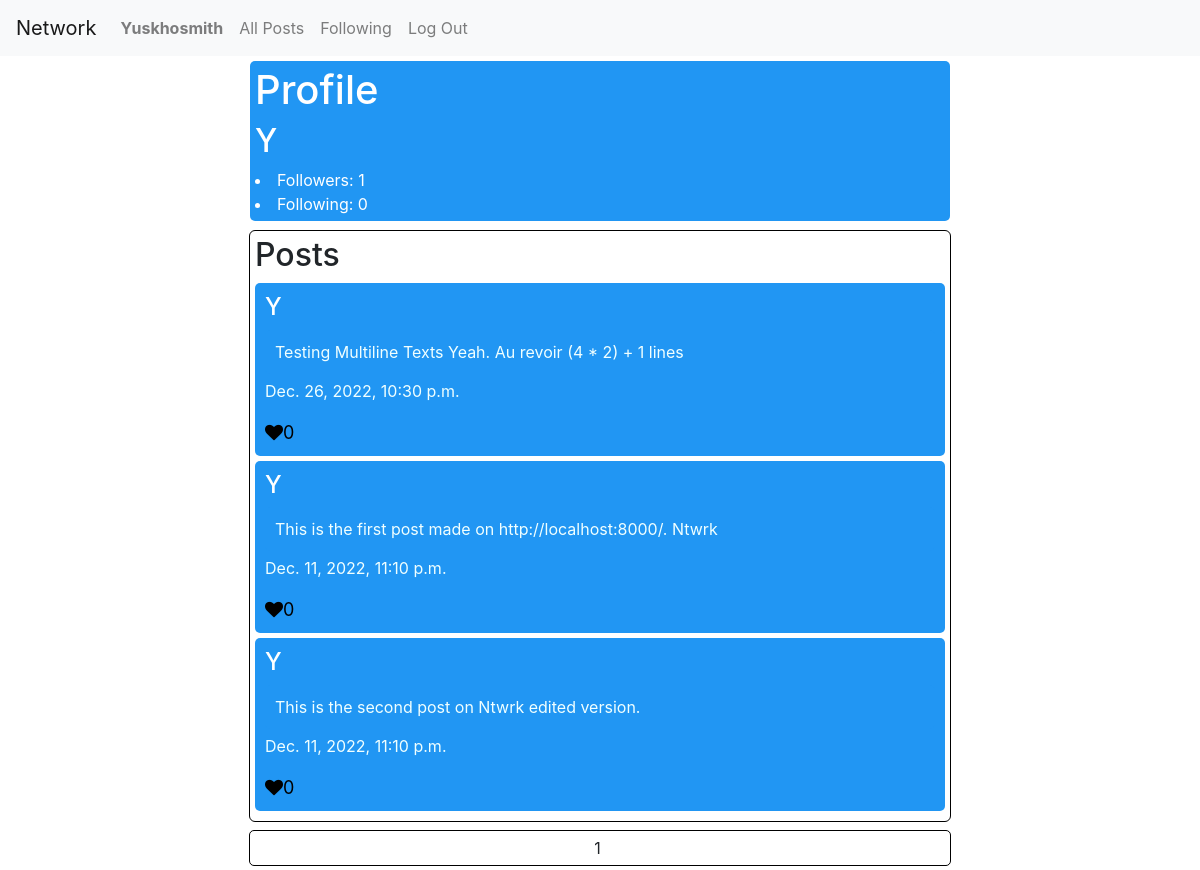
The app's page /profile/Y (signed in), older data.
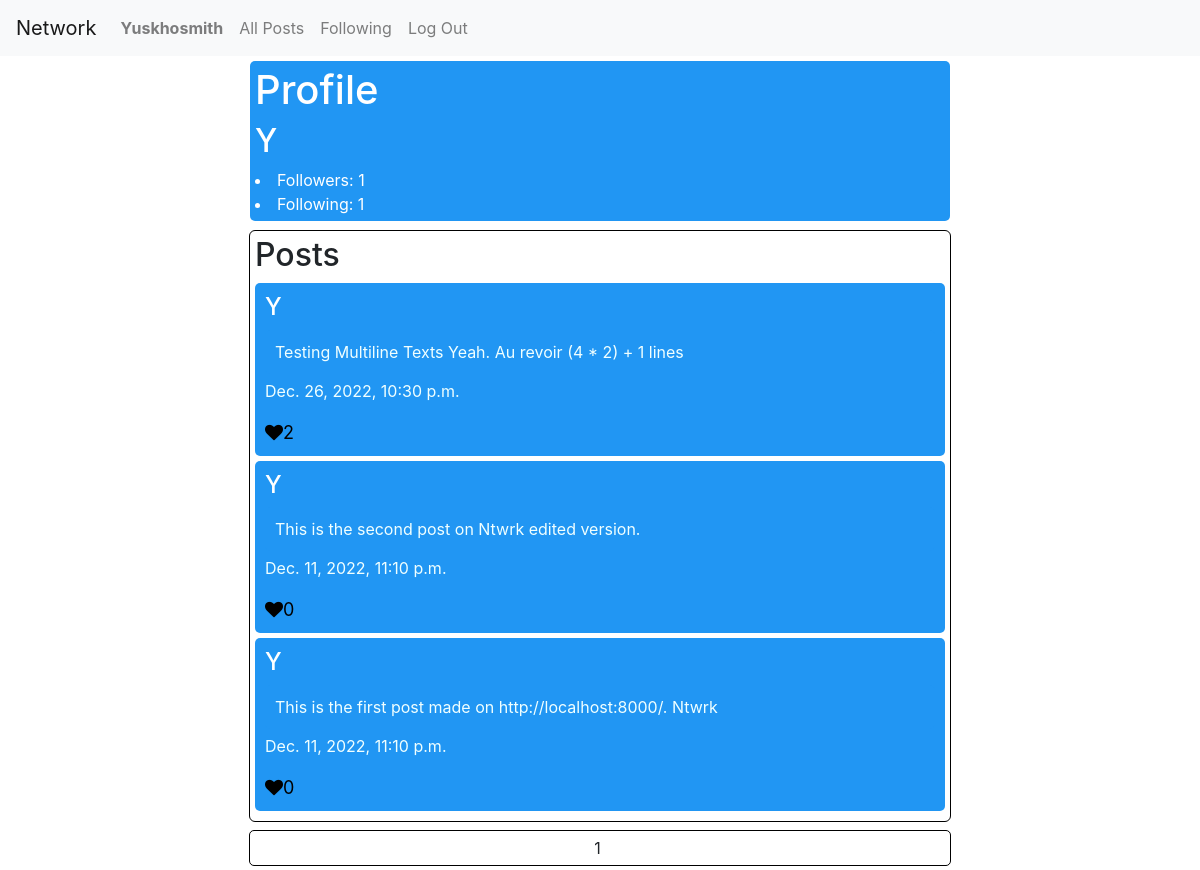
The same page, newer data.
### network/models.py (models this page shows, shortened)
class User(AbstractUser):
    pass

class Post(models.Model):
    user = models.ForeignKey(User, on_delete=models.CASCADE, related_name="posts")
    post = models.TextField()
    timestamp = models.DateTimeField(auto_now_add=True)
    liked = models.ManyToManyField(User, default=None, blank=True, related_name='liked_posts')

### network/views.py (the view)
# urls.py: path("profile/", views.reProfile, name="reProfile"),
def profile(request, username):
    user_id = request.user.id
    if user_id is not None and User.objects.get(pk=user_id).username == username:
        user = User.objects.get(pk=user_id)
        posts = user.posts.all().order_by('-timestamp')
        page_obj = paginator_handler(request, posts)
        followers = Following.objects.filter(following=user).count()
        following = Following.objects.filter(user=user).count()
        print(followers)
        ctx = {
            "posts": page_obj,
            "followers": followers,
            "following": following,
        }
    else:
        try:
            some_other_user = User.objects.get(username=username)
            posts = some_other_user.posts.all().order_by('-timestamp')
            page_obj = paginator_handler(request, posts)
            followers = Following.objects.filter(following=some_other_user).count()
            following = Following.objects.filter(user=some_other_user).count()
            ctx = {
                "posts": page_obj,
                "username": username,
                "followers": followers,
                "following": following,
                "other_person": True
            }
            if user_id is None:
                ctx['notLoggedInPrompt'] = True
        except User.DoesNotExist:
            return render(request, "network/error.html", {"message": f"{username} does not exist.", "next":"Usernames are case sensitive, make sure to use the correct cases for each character"})
    return render(request, "network/profile.html", ctx)

### network/views.py (called while the page is built)
def paginator_handler(request, posts):
    p = Paginator(posts, 10)
    page_number = request.GET.get('page')
    try:
        page_obj = p.get_page(page_number)  # returns the desired page object
    except PageNotAnInteger:
        page_obj = p.page(1)
    except EmptyPage:
        page_obj = p.page(p.num_pages)
    return page_obj

### network/templates/network/profile.html (shortened to what this page needs)
{% extends "network/layout.html" %}
{% block body %}
    <div class="b">
        <section class="meta">
            <h1>Profile</h1>
            <h2 id="user">{{username}}</h2>
            <li>Followers: {{followers}}</li>
            <li>Following: {{following}}</li>
        </section>
        <section class="posts">
            <h2>Posts</h2>
            {% for post in posts %}
                <div class="post" id="{{post.id}}">
                    <h4><a href="{% url 'profile' post.user %}">{{post.user}}</a></h4>
                    <div id="post-handler">
                        <p class="post">{{post.post}}</p>
                    </div>
                    <p>{{post.timestamp}}</p>
                    {% if user.is_authenticated %}
                        <div id="like-handler">
                            {% if user in post.liked.all %}
                                <a id="like" data-count="{{post.liked.all.count}}"  data-value="unlike"><i class="red fa fa-heart"></i><span id="liked{{post.id}}">{{post.liked.all.count}}</a>
                            {% else %}
                                <a id="like" data-count="{{post.liked.all.count}}"  data-value="like"><i class="black fa fa-heart"></i><span id="liked{{post.id}}">{{post.liked.all.count}}</a>
                            {% endif %}
                        </div>
                    {% endif %}
                </div>
            {% endfor %}
        </section>
        <section class="pagination">
            <center>
                <span>{{posts.number}}</span>
            </center>
        </section>
    </div>
{% endblock %}

### network/templates/network/layout.html (shortened to what this page needs)
{% load static %}
<!DOCTYPE html>
<html lang="en">
    <head>
        <link rel="stylesheet" href="https://stackpath.bootstrapcdn.com/bootstrap/4.4.1/css/bootstrap.min.css">
        <link href="{% static 'network/styles.css' %}" rel="stylesheet">
        <link rel="stylesheet" href="https://cdnjs.cloudflare.com/ajax/libs/font-awesome/4.7.0/css/font-awesome.min.css">
    </head>
    <body>
        <nav class="navbar navbar-expand-lg navbar-light bg-light">
            <a class="navbar-brand" href="{% url 'index' %}">Network</a>
            <div>
              <ul class="navbar-nav mr-auto">
                {% if user.is_authenticated %}
                    <li class="nav-item">
                        <a class="nav-link" href="{% url 'profile' user.username %}"><strong>{{ user.username }}</strong></a>
                    </li>
                {% endif %}
                <li class="nav-item">
                  <a class="nav-link" href="{% url 'index' %}">All Posts</a>
                </li>
                {% if user.is_authenticated %}
                    <li class="nav-item">
                        <a class="nav-link" href="{% url 'following' %}">Following</a>
                    </li>
                    <li class="nav-item">
                        <a class="nav-link" href="{% url 'logout' %}">Log Out</a>
                    </li>
                {% endif %}
              </ul>
            </div>
          </nav>
        <div class="body">
            {% block body %}
            {% endblock %}
        </div>
    </body>
</html>

### network/static/network/styles.css (style rules this page uses)
.b { display: flex; align-items: center; justify-content: center; max-width: 700px; margin: auto; flex-direction: column; }
section { margin: 5px; outline: 1px black solid; padding: 5px; border-radius: 5px; width: 100%; }
.meta { background-color: #2196f3; outline: none; color: white; }
.post { background-color: #2196f3; padding: 10px; margin-bottom: 5px; border-radius: 5px; color: azure; }
.post > h4 a { text-decoration: none; color: white; }
#like { text-decoration: none; color: #000;; font-size: 18px; }
.black { color: black; }
.pagination center { margin: auto; }

Row changes from the older to the newer data that the page shows:
computed for Post "Testing Multiline Texts Yeah. Au revoir (4 * 2) + 1 lines": liked.all.count "0" → "2"
changed Post "This is the second post on Ntwrk edited version.": moves up the list
Text that changed along with them:
{{ following }}: "0" → "1"
